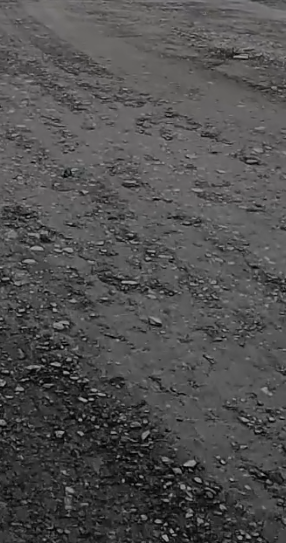
#> input picture Rock Detection/images/rock.png, 286 x 543 px, found by its file name
$ python RockDetection.py
#> lines starting #> are read from the running program, lines starting #| are printed output that depends on the picture; after the words box and inside, x2 and y2 are one past the last pixel; in counts of white or black regions, pixels touching at a corner belong together
import cv2

#create a window
cv2.namedWindow("image")

# Read png image
im_orig = cv2.imread("rock.png")
#> im_orig is the input picture: shape (543, 286, 3); mean B, G, R 79.1, 79.2, 80
#crop image in half on the y axis
im_orig = im_orig[im_orig.shape[0]//2:, :]
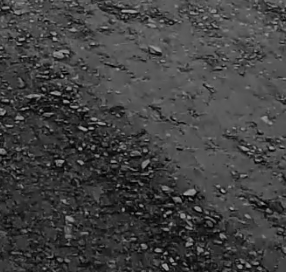
#> im_orig: shape (272, 286, 3); min 0, max 169, mean 65.5

#display image
cv2.imshow("image", im_orig)
cv2.waitKey(1)

#gaussian blur
im = cv2.GaussianBlur(im_orig, (5,5), 0)
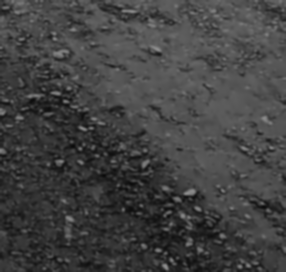
#> im: shape (272, 286, 3); min 11, max 142, mean 65.5
#> slider 'canny' is set to 85
cv2.imshow("image", im)
cv2.waitKey(1)

#use canny edge detection using trackbars
def trackbar_callback(x):
#> called with x = 85
    im2 = cv2.Canny(im, x, x*3)
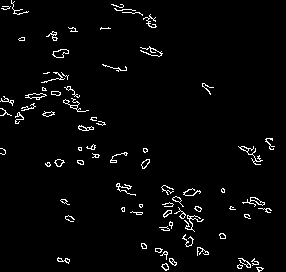
#> im2: shape (272, 286); 2.9% white in thin lines or dots
    #apply contour detection
    contours, hierarchy = cv2.findContours(im2, cv2.RETR_EXTERNAL, cv2.CHAIN_APPROX_SIMPLE)
#> contours = 76 contours, 51 with area under 20; largest, box (x1, y1, x2, y2) and area: (52, 49, 69, 58) 84, (25, 93, 47, 100) 64, (242, 197, 265, 207) 52, (54, 159, 65, 167) 44, (78, 125, 94, 131) 44
    #filter out contours that are too big or too small
    contours = [c for c in contours if cv2.contourArea(c) > 7 and cv2.contourArea(c) < 700]
#> contours = 52 contours, 27 with area under 20; largest, box (x1, y1, x2, y2) and area: (52, 49, 69, 58) 84, (25, 93, 47, 100) 64, (242, 197, 265, 207) 52, (54, 159, 65, 167) 44, (78, 125, 94, 131) 44

    #try to close contours
    for i in range(len(contours)):
        contours[i] = cv2.approxPolyDP(contours[i], 0.1, True)
#> this loop made 52 passes

    #draw contours on the original image
    cp = im_orig.copy()
    cv2.drawContours(cp, contours, -1, (0,255,0), 1)
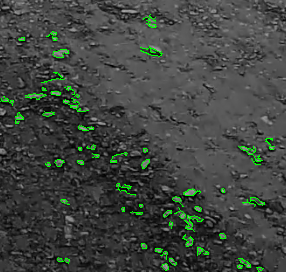
#> cp: shape (272, 286, 3); 2.02% of pixels changed, all inside (x1, y1, x2, y2) = (0, 14, 275, 272)
    cp = cv2.resize(cp, (0,0), fx=2, fy=2)
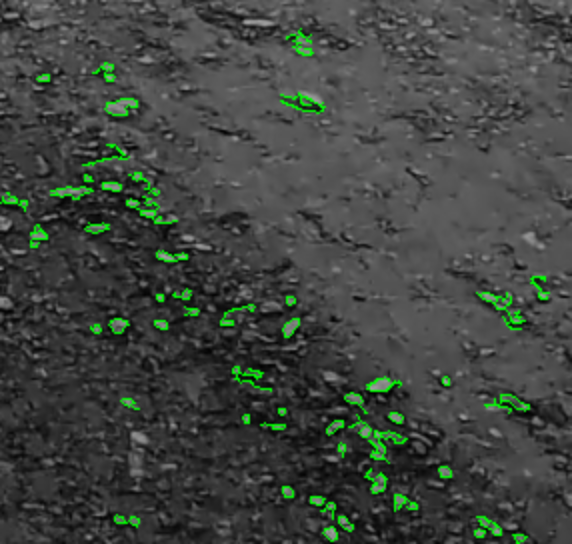
#> cp: shape (544, 572, 3); mean B, G, R 64.1, 69.2, 64.1

    #resize image
    #display the original image and the contours
    cv2.imshow("image", cp)
    cv2.waitKey(1)

cv2.createTrackbar("canny", "image", 0, 255, trackbar_callback)
cv2.waitKey(0)


# [15 lines of commented-out code are left out]
